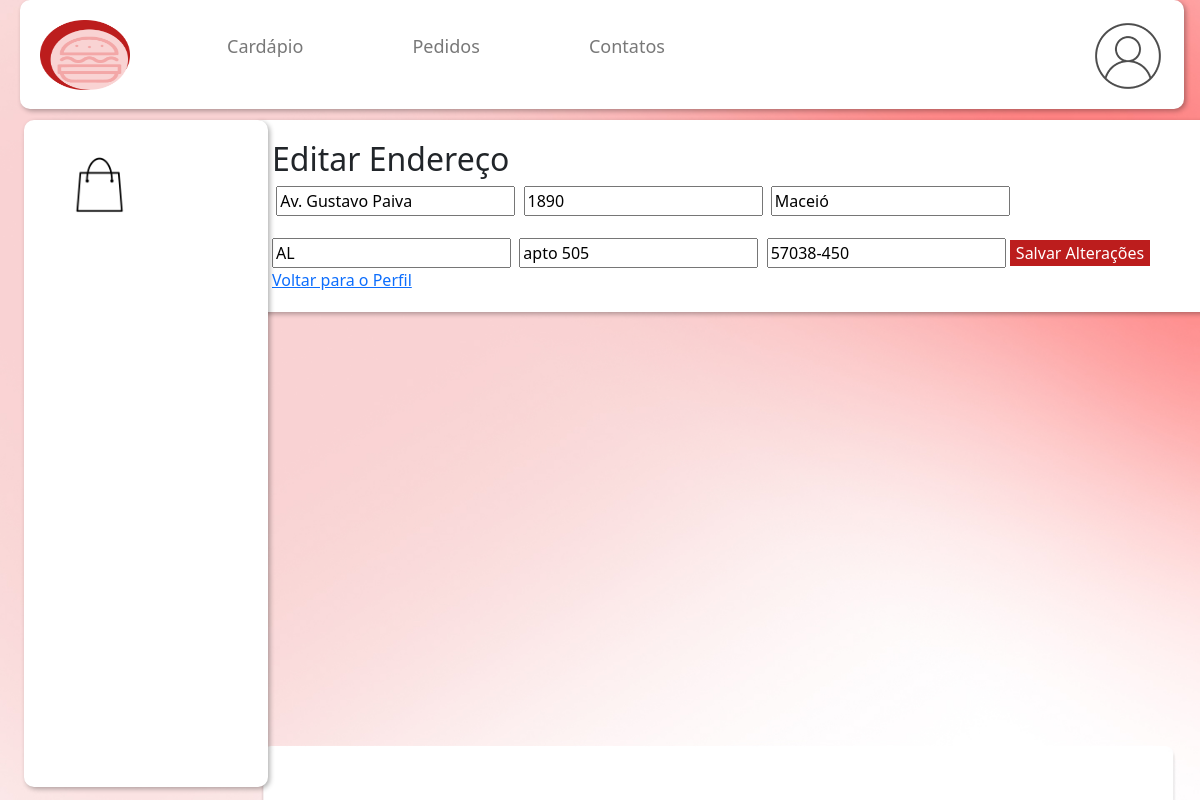
Screenshot of /edit_endereco/5/ (signed in) with the database file from the repository.
### app/models.py (models this page shows, shortened)
class Endereco(models.Model):
    user = models.ForeignKey(User, on_delete=models.CASCADE, related_name="enderecos")
    rua = models.CharField(max_length=500)
    numero = models.CharField(max_length=100)
    cidade = models.CharField(max_length=100)
    estado = models.CharField(max_length=100)
    complemento = models.CharField(max_length=500)
    cep = models.CharField(max_length=20)
    criado_em = models.DateTimeField(auto_now_add=True)

### app/views.py (the view, shortened to what this page needs)
# urls.py: path('edit_endereco/<int:endereco_id>/', edit_endereco, name='edit_endereco'),
def edit_endereco(request, endereco_id):
    endereco = get_object_or_404(Endereco, id=endereco_id, user=request.user)
    return render(request, 'dashboard/endereco_form.html', {'endereco': endereco})

### app/templates/dashboard/endereco_form.html (shortened to what this page needs)
{% extends 'dashboard/dashboard_main.html' %}
{% block sidebar %}
{% if request.user.is_authenticated %}
            <nav class="sidebar-nav">
                <a href="/sacola">
                    <img src="..\..\static\sacola.png" class="sacola">
                </a>
            </nav>
        {% endif %}
{% endblock %}
{% block content %}
{% if request.user.is_authenticated %}
<div class="profile">
    <h2>{% if endereco %}Editar Endereço{% else %}Adicionar Endereço{% endif %}</h2>
    <form method="POST">
        <input type="text" id="rua" name="rua" value="{{ endereco.rua|default:'' }}" placeholder="Rua" required>
        <input type="text" id="numero" name="numero" value="{{ endereco.numero|default:'' }}" placeholder="Número" required>
        <input type="text" id="cidade" name="cidade" value="{{ endereco.cidade|default:'' }}" placeholder="Cidade" required>
        <input type="text" id="estado" name="estado" value="{{ endereco.estado|default:'' }}" placeholder="Estado" required>
        <input type="text" id="complemento" name="complemento" value="{{ endereco.complemento|default:'' }}" placeholder="Complemento">
        <input type="text" id="cep" name="cep" value="{{ endereco.cep|default:'' }}" placeholder="CEP" required>
        <button type="submit" id="botao" class="mt-4" style="border: none;">{% if endereco %}Salvar Alterações{% else %}Adicionar Endereço{% endif %}</button>
    </form>
    <a href="/profile/">Voltar para o Perfil</a>
{% else %}
Você não tem acesso a essa página! Faça login: <br>
<a class="btn btn-dark mt-4 mt-4" href="/">Voltar</a>
{% endif %}
{% endblock %}

### app/static/css/style.css (style rules this page uses)
html { scroll-behavior: smooth; }
#botao { background-color: #BC1D1D; color:white; border: none; }
.background { background: #f0f0f0 url('../background_dashboard.jpg') no-repeat fixed center; background-size: cover; }
.button-container,.top-container,.sidebar,.content-bar,.profile { background-color: white; box-shadow: 2px 2px 5px rgba(0, 0, 0, 0.3); padding: 20px; border-radius: 10px; margin-left: 20px; }
.sidebar-nav a { color: #787878; text-decoration: none; padding: 10px 20px; display: block; font-size: 18px; }
.sacola { height: 72px; width: 72px; justify-self: flex-end; margin-top: auto; }
.profile { width: 80vw; }

### rows the page displays
Endereco: rua "Av. Gustavo Paiva", numero "1890", cidade "Maceió", estado "AL", complemento "apto 505", cep "57038-450"
